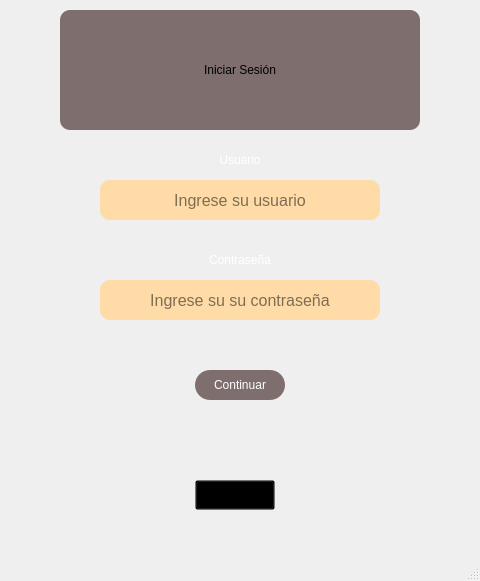
<?xml version="1.0" encoding="UTF-8"?>
<ui version="4.0">
 <class>Login</class>
 <widget class="QMainWindow" name="Login">
  <property name="geometry">
   <rect>
    <x>0</x>
    <y>0</y>
    <width>480</width>
    <height>581</height>
   </rect>
  </property>
  <property name="windowTitle">
   <string>MainWindow</string>
  </property>
  <widget class="QWidget" name="centralwidget">
   <widget class="QLabel" name="label_4">
    <property name="geometry">
     <rect>
      <x>0</x>
      <y>0</y>
      <width>480</width>
      <height>540</height>
     </rect>
    </property>
    <property name="autoFillBackground">
     <bool>true</bool>
    </property>
    <property name="text">
     <string/>
    </property>
    <property name="pixmap">
     <pixmap>pngtree-cafe-promotion-poster-background-image_145807.jpg</pixmap>
    </property>
    <property name="scaledContents">
     <bool>true</bool>
    </property>
   </widget>
   <widget class="QLabel" name="label_5">
    <property name="geometry">
     <rect>
      <x>60</x>
      <y>10</y>
      <width>360</width>
      <height>120</height>
     </rect>
    </property>
    <property name="styleSheet">
     <string notr="true">background-color:rgb(126, 110, 109);
font: 48pt &quot;Vladimir Script&quot;;
border-radius: 10px;
border: 5px soild #000000;</string>
    </property>
    <property name="text">
     <string>Iniciar Sesión</string>
    </property>
    <property name="alignment">
     <set>Qt::AlignCenter</set>
    </property>
    <property name="margin">
     <number>0</number>
    </property>
   </widget>
   <widget class="QLineEdit" name="users">
    <property name="geometry">
     <rect>
      <x>100</x>
      <y>180</y>
      <width>280</width>
      <height>40</height>
     </rect>
    </property>
    <property name="font">
     <font>
      <family>Arial</family>
      <pointsize>12</pointsize>
     </font>
    </property>
    <property name="styleSheet">
     <string notr="true">background:rgb(255, 219, 167);
border-radius: 10px;
Border:None;</string>
    </property>
    <property name="alignment">
     <set>Qt::AlignCenter</set>
    </property>
    <property name="placeholderText">
     <string>Ingrese su usuario</string>
    </property>
   </widget>
   <widget class="QLineEdit" name="password">
    <property name="geometry">
     <rect>
      <x>100</x>
      <y>280</y>
      <width>280</width>
      <height>40</height>
     </rect>
    </property>
    <property name="font">
     <font>
      <family>Arial</family>
      <pointsize>12</pointsize>
     </font>
    </property>
    <property name="styleSheet">
     <string notr="true">background:rgb(255, 219, 167);
border-radius: 10px;
Border:None;</string>
    </property>
    <property name="alignment">
     <set>Qt::AlignCenter</set>
    </property>
    <property name="placeholderText">
     <string>Ingrese su su contraseña</string>
    </property>
   </widget>
   <widget class="QLabel" name="usuario_incorrecto">
    <property name="geometry">
     <rect>
      <x>150</x>
      <y>220</y>
      <width>180</width>
      <height>30</height>
     </rect>
    </property>
    <property name="styleSheet">
     <string notr="true">background-color: rgba(0, 0, 0 , 0%);
font: 10pt &quot;Arial&quot;;
color:rgb(255, 0, 0);
border:none;</string>
    </property>
    <property name="text">
     <string/>
    </property>
    <property name="alignment">
     <set>Qt::AlignCenter</set>
    </property>
   </widget>
   <widget class="QLabel" name="contrasena_incorrecta">
    <property name="geometry">
     <rect>
      <x>160</x>
      <y>320</y>
      <width>171</width>
      <height>51</height>
     </rect>
    </property>
    <property name="styleSheet">
     <string notr="true">background-color: rgba(0, 0, 0 , 0%);
font: 10pt &quot;Arial&quot;;
color:rgb(255, 0, 0);
border:none;</string>
    </property>
    <property name="text">
     <string/>
    </property>
    <property name="alignment">
     <set>Qt::AlignCenter</set>
    </property>
   </widget>
   <widget class="QPushButton" name="bt_ingresar">
    <property name="geometry">
     <rect>
      <x>195</x>
      <y>370</y>
      <width>90</width>
      <height>30</height>
     </rect>
    </property>
    <property name="styleSheet">
     <string notr="true">QPushButton{
	
		background-color:rgb(126, 110, 109);
		font: 8pt &quot;MS Shell Dlg 2&quot;;
		color:rgb(255, 255, 255);
		border-radius: 15px;
border:1px soild #00007f;

}

QPushButton:hover{
	
		background-color:rgb(67, 42, 37);
		font: 8pt &quot;MS Shell Dlg 2&quot;;
		border-radius: 15px;
border:1px soild #00007f;

}
</string>
    </property>
    <property name="text">
     <string>Continuar</string>
    </property>
   </widget>
   <widget class="QPushButton" name="salir">
    <property name="geometry">
     <rect>
      <x>195</x>
      <y>480</y>
      <width>80</width>
      <height>30</height>
     </rect>
    </property>
    <property name="styleSheet">
     <string notr="true">QPushButton{
	
		background-color:rgba(0, 0, 0, 0%);
		font: 8pt &quot;MS Shell Dlg 2&quot;;
	

}

QPushButton:hover{
	
		background-color:rgb(121, 73, 9) ;
		font: 8pt &quot;MS Shell Dlg 2&quot;;
		border-radius: 0px;

}</string>
    </property>
    <property name="text">
     <string>Salir</string>
    </property>
   </widget>
   <widget class="QLabel" name="label_6">
    <property name="geometry">
     <rect>
      <x>160</x>
      <y>140</y>
      <width>160</width>
      <height>40</height>
     </rect>
    </property>
    <property name="styleSheet">
     <string notr="true">background-color: rgba(0, 0, 0 , 0%);
font: 12pt &quot;Arial&quot;;
color:rgb(255, 255, 255);
border:none;</string>
    </property>
    <property name="text">
     <string>Usuario</string>
    </property>
    <property name="alignment">
     <set>Qt::AlignCenter</set>
    </property>
   </widget>
   <widget class="QLabel" name="label_3">
    <property name="geometry">
     <rect>
      <x>160</x>
      <y>240</y>
      <width>160</width>
      <height>40</height>
     </rect>
    </property>
    <property name="styleSheet">
     <string notr="true">background-color: rgba(0, 0, 0 , 0%);
font: 12pt &quot;Arial&quot;;
color:rgb(255, 255, 255);
border:none;</string>
    </property>
    <property name="text">
     <string>Contraseña</string>
    </property>
    <property name="alignment">
     <set>Qt::AlignCenter</set>
    </property>
   </widget>
  </widget>
  <widget class="QMenuBar" name="menubar">
   <property name="geometry">
    <rect>
     <x>0</x>
     <y>0</y>
     <width>480</width>
     <height>21</height>
    </rect>
   </property>
  </widget>
  <widget class="QStatusBar" name="statusbar"/>
 </widget>
 <resources/>
 <connections/>
</ui>
